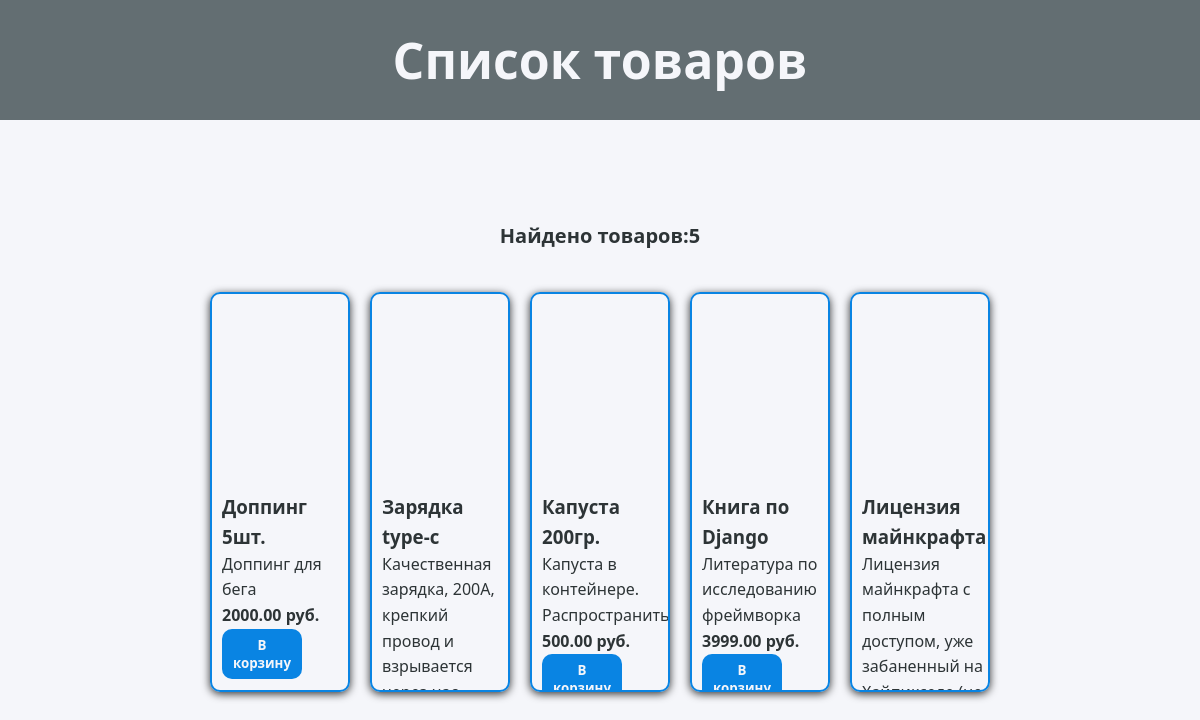
The page / on the database its author committed.
### store/models.py (models this page shows, shortened)
class Products(models.Model):
    name = models.CharField("Наименование товара", max_length=200)
    price = models.DecimalField("Цена", max_digits=10, decimal_places=2)
    description = models.TextField("Описание", blank=True)
    image = models.URLField("Ссылка на изображение", blank=True, null=True)
    class Meta:
        verbose_name = "Товар"
        verbose_name_plural = "Товары"

### store/views.py (the view)
# urls.py: path('', views.index, name='index'), # <-- страница по умолчанию
def index(request):
    products = Products.objects.all().order_by('name')
    paginator = Paginator(products, 10) # 10 товаров на страницу
    page_num = request.GET.get('page')
    products = paginator.get_page(page_num) # Интересный факт: объект paginator - итерируемый объект, такой же, как и QuerySet-"products"
    context = {
        'title' : "Главная",
        'products': products,
    }
    return render(request, 'store/index.html', context)

### store/templates/store/index.html (shortened to what this page needs)
{% load static %}
<!DOCTYPE html>
<html lang="en">
<head>
    <link rel="stylesheet" href="{% static 'store/css/catalog.css' %}">
    <link rel="stylesheet" href="{% static 'store/css/carts_list.css' %}">
</head>
<body>
    <div class="main-part">
        <h1 class="heading">Список товаров</h1>
    </div>
    <main class="container">
        <p class="catalog-info">
            Найдено товаров: <strong>{{ products|length }}</strong>
        </p>
        <div class="cards-grid">
            {% for product in products %}
                {% include 'store/partials/product_card.html' with product=product%}
            {% empty %}
                <div class="empty-catalog">
                    <p>Товары не найдены. Админам <a href="{% url 'admin:index' %}">сюда</a></p>
                </div>
            {% endfor %}
        </div>
    </main>
</body>
</html>

### store/templates/store/partials/product_card.html
<div class="product-card">
    <div class="card-img" style="background-image: url('{{ product.image }}')"></div>
    <div class="card-content">
        <h3 class="product-name">{{ product.name }}</h3>
        {% if product.description %}
        <p class="product-desc">{{ product.description|truncatewords:15 }}</p>
        {% endif %}
        <div class="product-footer">
            <span class="product-price">{{ product.price|floatformat:2 }} руб.</span>
            <button class="add-to-cart-btn" data-product-id="{{ product.id }}" data-product-name="{{ product.name }}">
                В корзину
            </button>
        </div>
    </div>
</div>

### store/static/store/css/catalog.css (style rules this page uses)
:root { --primary: #2d3436; --secondary: #636e72; --accent: #0984e3; --light: #f5f6fa; --transition: 0.3s ease; }
* { margin: 0; padding: 0; box-sizing: border-box; font-family: 'Poppins', system-ui, sans-serif; font-weight: 650; }
body { height: 1080px; background: var(--light); }
.catalog-info { display: flex; margin: 30px 50px; font-size: 20px; justify-content: center; }
.container { max-width: 1920px; align-items: center; }
.cards-grid { display: flex; justify-content: center; margin: 0 200px; }
.product-card { display: grid; width: 400px; height: 400px; border: 2px solid var(--accent); border-radius: 10px; margin: 10px; padding: 10px; overflow: hidden; box-shadow: 0 2px 8px rgba(0,0,0,0.8); transition: all 0.3s ease; }
.product-desc { font-weight: 200; }
.card-img { background-size: cover; background-position: center; background-repeat: no-repeat; height: 180px; display: flex; align-items: center; justify-content: center; position: relative; border-radius: 20px; }
.card-content { display: flex; flex-direction: column; height: 180px; }
.product-footer { margin-top: auto; justify-content: space-between; align-items: end; }
.add-to-cart-btn { border: none; width: 80px; cursor: pointer; color: var(--light); background-color: var(--accent); border-radius: 10px; padding: 7px; transition: transform 0.3s ease, width 0.4s ease }

### store/static/store/css/carts_list.css (style rules this page uses)
:root { --primary: #2d3436; --secondary: #636e72; --accent: #0984e3; --light: #f5f6fa; --transition: 0.3s ease; }
* { margin: 0; padding: 0; box-sizing: border-box; font-family: 'Poppins', system-ui, sans-serif; font-weight: 650; }
body { background: var(--light); color: var(--primary); line-height: 1.6; }
.heading { font-size: 50px; text-align: center; padding: 20px 0 20px 0; margin-bottom: 100px; color: var(--light); background-color: var(--secondary); }

### rows shown on the page
Products: name "Доппинг 5шт.", description "Доппинг для бега", price "2000.00"
Products: name "Зарядка type-c", description "Качественная зарядка, 200А, крепкий провод и взрывается…"
Products: name "Капуста 200гр.", description "Капуста в контейнере.…", price "500.00"
Products: name "Книга по Django", description "Литература по исследованию фреймворка", price "3999.00"
Products: name "Лицензия майнкрафта", description "Лицензия майнкрафта с полным доступом, уже забаненный на…"

### other values the page prints
{{ products|length }} "5"
